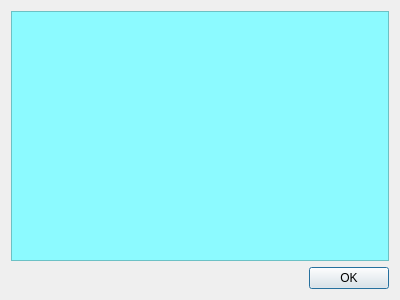
<?xml version="1.0" encoding="UTF-8"?>
<ui version="4.0">
 <class>Dialog</class>
 <widget class="QDialog" name="Dialog">
  <property name="geometry">
   <rect>
    <x>0</x>
    <y>0</y>
    <width>400</width>
    <height>300</height>
   </rect>
  </property>
  <property name="windowTitle">
   <string>Due</string>
  </property>
  <layout class="QGridLayout" name="gridLayout">
   <item row="0" column="0">
    <widget class="QTextBrowser" name="notificationTextBrowser">
     <property name="font">
      <font>
       <italic>true</italic>
      </font>
     </property>
     <property name="styleSheet">
      <string notr="true">QTextBrowser{background-color: rgb(140, 250, 255);}</string>
     </property>
     <property name="horizontalScrollBarPolicy">
      <enum>Qt::ScrollBarAlwaysOff</enum>
     </property>
    </widget>
   </item>
   <item row="1" column="0">
    <widget class="QDialogButtonBox" name="notificationButtonBox">
     <property name="orientation">
      <enum>Qt::Horizontal</enum>
     </property>
     <property name="standardButtons">
      <set>QDialogButtonBox::Ok</set>
     </property>
    </widget>
   </item>
  </layout>
 </widget>
 <resources/>
 <connections>
  <connection>
   <sender>notificationButtonBox</sender>
   <signal>accepted()</signal>
   <receiver>Dialog</receiver>
   <slot>accept()</slot>
   <hints>
    <hint type="sourcelabel">
     <x>248</x>
     <y>254</y>
    </hint>
    <hint type="destinationlabel">
     <x>157</x>
     <y>274</y>
    </hint>
   </hints>
  </connection>
  <connection>
   <sender>notificationButtonBox</sender>
   <signal>rejected()</signal>
   <receiver>Dialog</receiver>
   <slot>reject()</slot>
   <hints>
    <hint type="sourcelabel">
     <x>316</x>
     <y>260</y>
    </hint>
    <hint type="destinationlabel">
     <x>286</x>
     <y>274</y>
    </hint>
   </hints>
  </connection>
 </connections>
</ui>
